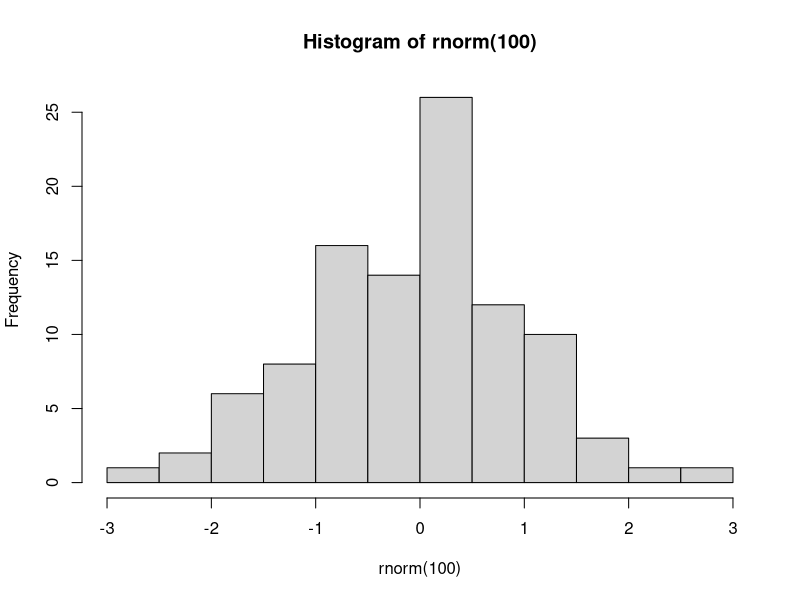
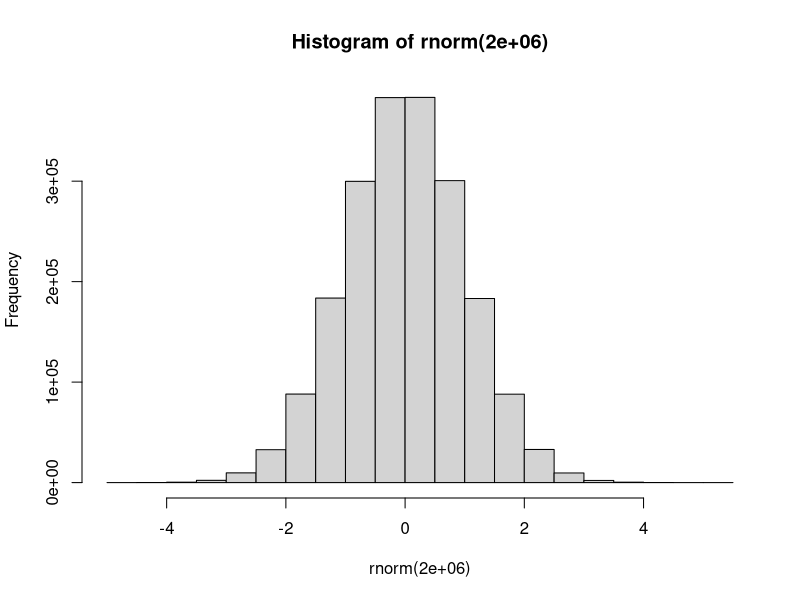
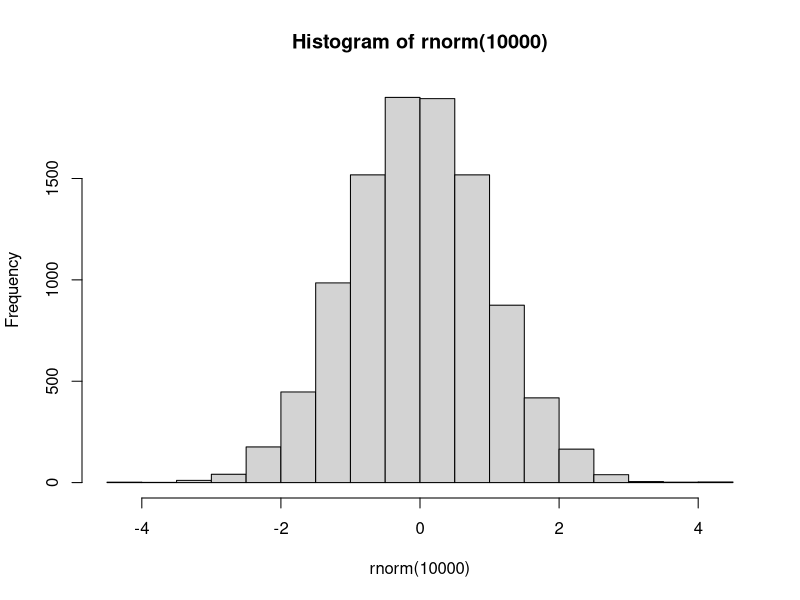
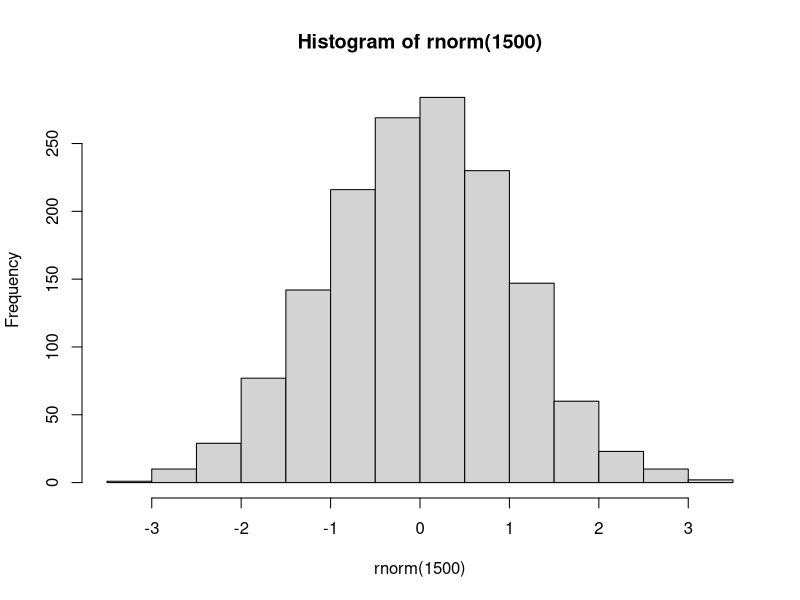

The R script that drew these images, in order:
new <- "new"


hist(rnorm(100))

hist(rnorm(2000000)) 
hist(rnorm(10000))

fifteen_for_2<- list(c(7,8), c(6,9), c(10,5), c(3,4,8), c(7,4,4), c(5,5,5))

hist(rnorm(1500))